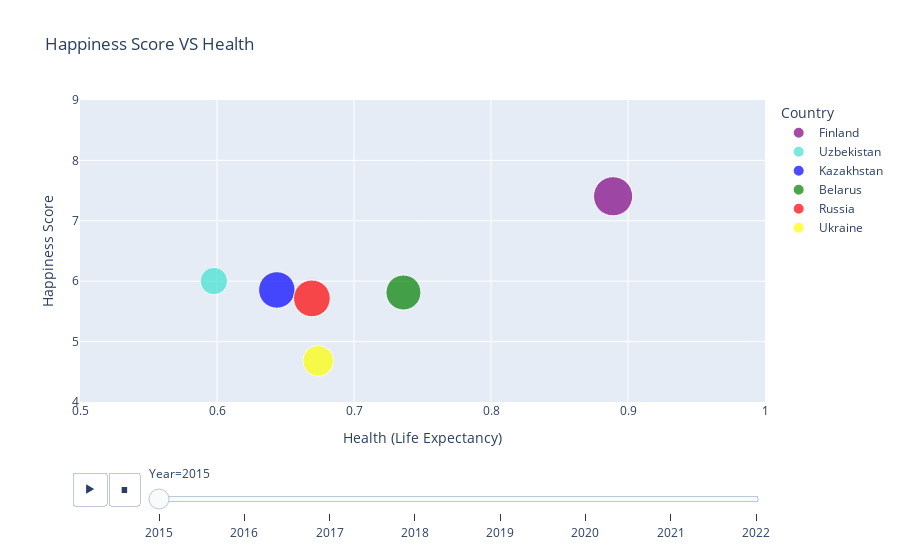

The notebook cell this image was saved under:
### Code cell
colors  = ['purple','turquoise','blue','green', 'red', 'yellow']
colors_dict  = {'Russia' : 'red', 'Belarus':'green', 'Ukraine':'yellow', 'Kazakhstan':'blue', 'Uzbekistan': 'turquoise', 'Finland':'purple'}

px.scatter(short, x = 'Health (Life Expectancy)', y = 'Happiness Score', size = 'Economy (GDP per Capita)' , hover_name = 'Country', 
       color= 'Country',
       # color_discrete_sequence=colors,
       color_discrete_map = colors_dict,
       animation_frame = 'Year', size_max = 80, title = 'Happiness Score VS Health',
       range_x = [0.5, 1],
       range_y = [4, 9]
       )

### Figure 1 — Plotly figure (JSON) as saved in the notebook; plotly's stock layout.template omitted (floating-point values rounded to 4 significant figures)
{"data": [{"hovertemplate": "<b>%{hovertext}</b><br><br>Country=Finland<br>Year=2015<br>Health (Life Expectancy)=%{x}<br>Happiness Score=%{y}<br>Economy (GDP per Capita)=%{marker.size}<extra></extra>", "hovertext": ["Finland"], "legendgroup": "Finland", "marker": {"color": "purple", "size": [1.29], "sizemode": "area", "sizeref": 0.001684, "symbol": "circle"}, "mode": "markers", "name": "Finland", "orientation": "v", "showlegend": true, "type": "scatter", "x": [0.8891], "xaxis": "x", "y": [7.406], "yaxis": "y"}, {"hovertemplate": "<b>%{hovertext}</b><br><br>Country=Uzbekistan<br>Year=2015<br>Health (Life Expectancy)=%{x}<br>Happiness Score=%{y}<br>Economy (GDP per Capita)=%{marker.size}<extra></extra>", "hovertext": ["Uzbekistan"], "legendgroup": "Uzbekistan", "marker": {"color": "turquoise", "size": [0.6324], "sizemode": "area", "sizeref": 0.001684, "symbol": "circle"}, "mode": "markers", "name": "Uzbekistan", "orientation": "v", "showlegend": true, "type": "scatter", "x": [0.5977], "xaxis": "x", "y": [6.003], "yaxis": "y"}, {"hovertemplate": "<b>%{hovertext}</b><br><br>Country=Kazakhstan<br>Year=2015<br>Health (Life Expectancy)=%{x}<br>Happiness Score=%{y}<br>Economy (GDP per Capita)=%{marker.size}<extra></extra>", "hovertext": ["Kazakhstan"], "legendgroup": "Kazakhstan", "marker": {"color": "blue", "size": [1.123], "sizemode": "area", "sizeref": 0.001684, "symbol": "circle"}, "mode": "markers", "name": "Kazakhstan", "orientation": "v", "showlegend": true, "type": "scatter", "x": [0.6437], "xaxis": "x", "y": [5.855], "yaxis": "y"}, {"hovertemplate": "<b>%{hovertext}</b><br><br>Country=Belarus<br>Year=2015<br>Health (Life Expectancy)=%{x}<br>Happiness Score=%{y}<br>Economy (GDP per Capita)=%{marker.size}<extra></extra>", "hovertext": ["Belarus"], "legendgroup": "Belarus", "marker": {"color": "green", "size": [1.032], "sizemode": "area", "sizeref": 0.001684, "symbol": "circle"}, "mode": "markers", "name": "Belarus", "orientation": "v", "showlegend": true, "type": "scatter", "x": [0.7361], "xaxis": "x", "y": [5.813], "yaxis": "y"}, {"hovertemplate": "<b>%{hovertext}</b><br><br>Country=Russia<br>Year=2015<br>Health (Life Expectancy)=%{x}<br>Happiness Score=%{y}<br>Economy (GDP per Capita)=%{marker.size}<extra></extra>", "hovertext": ["Russia"], "legendgroup": "Russia", "marker": {"color": "red", "size": [1.138], "sizemode": "area", "sizeref": 0.001684, "symbol": "circle"}, "mode": "markers", "name": "Russia", "orientation": "v", "showlegend": true, "type": "scatter", "x": [0.6693], "xaxis": "x", "y": [5.716], "yaxis": "y"}, {"hovertemplate": "<b>%{hovertext}</b><br><br>Country=Ukraine<br>Year=2015<br>Health (Life Expectancy)=%{x}<br>Happiness Score=%{y}<br>Economy (GDP per Capita)=%{marker.size}<extra></extra>", "hovertext": ["Ukraine"], "legendgroup": "Ukraine", "marker": {"color": "yellow", "size": [0.7991], "sizemode": "area", "sizeref": 0.001684, "symbol": "circle"}, "mode": "markers", "name": "Ukraine", "orientation": "v", "showlegend": true, "type": "scatter", "x": [0.6739], "xaxis": "x", "y": [4.681], "yaxis": "y"}], "layout": {"legend": {"itemsizing": "constant", "title": {"text": "Country"}, "tracegroupgap": 0}, "sliders": [{"active": 0, "currentvalue": {"prefix": "Year="}, "len": 0.9, "pad": {"b": 10, "t": 60}, "steps": [{"args": [["2015"], {"frame": {"duration": 0, "redraw": false}, "fromcurrent": true, "mode": "immediate", "transition": {"duration": 0, "easing": "linear"}}], "label": "2015", "method": "animate"}, {"args": [["2016"], {"frame": {"duration": 0, "redraw": false}, "fromcurrent": true, "mode": "immediate", "transition": {"duration": 0, "easing": "linear"}}], "label": "2016", "method": "animate"}, {"args": [["2017"], {"frame": {"duration": 0, "redraw": false}, "fromcurrent": true, "mode": "immediate", "transition": {"duration": 0, "easing": "linear"}}], "label": "2017", "method": "animate"}, {"args": [["2018"], {"frame": {"duration": 0, "redraw": false}, "fromcurrent": true, "mode": "immediate", "transition": {"duration": 0, "easing": "linear"}}], "label": "2018", "method": "animate"}, {"args": [["2019"], {"frame": {"duration": 0, "redraw": false}, "fromcurrent": true, "mode": "immediate", "transition": {"duration": 0, "easing": "linear"}}], "label": "2019", "method": "animate"}, {"args": [["2020"], {"frame": {"duration": 0, "redraw": false}, "fromcurrent": true, "mode": "immediate", "transition": {"duration": 0, "easing": "linear"}}], "label": "2020", "method": "animate"}, {"args": [["2021"], {"frame": {"duration": 0, "redraw": false}, "fromcurrent": true, "mode": "immediate", "transition": {"duration": 0, "easing": "linear"}}], "label": "2021", "method": "animate"}, {"args": [["2022"], {"frame": {"duration": 0, "redraw": false}, "fromcurrent": true, "mode": "immediate", "transition": {"duration": 0, "easing": "linear"}}], "label": "2022", "method": "animate"}], "x": 0.1, "xanchor": "left", "y": 0, "yanchor": "top"}], "title": {"text": "Happiness Score VS Health"}, "updatemenus": [{"buttons": [{"args": [null, {"frame": {"duration": 500, "redraw": false}, "fromcurrent": true, "mode": "immediate", "transition": {"duration": 500, "easing": "linear"}}], "label": "&#9654;", "method": "animate"}, {"args": [[null], {"frame": {"duration": 0, "redraw": false}, "fromcurrent": true, "mode": "immediate", "transition": {"duration": 0, "easing": "linear"}}], "label": "&#9724;", "method": "animate"}], "direction": "left", "pad": {"r": 10, "t": 70}, "showactive": false, "type": "buttons", "x": 0.1, "xanchor": "right", "y": 0, "yanchor": "top"}], "xaxis": {"anchor": "y", "domain": [0, 1], "range": [0.5, 1], "title": {"text": "Health (Life Expectancy)"}}, "yaxis": {"anchor": "x", "domain": [0, 1], "range": [4, 9], "title": {"text": "Happiness Score"}}}}
